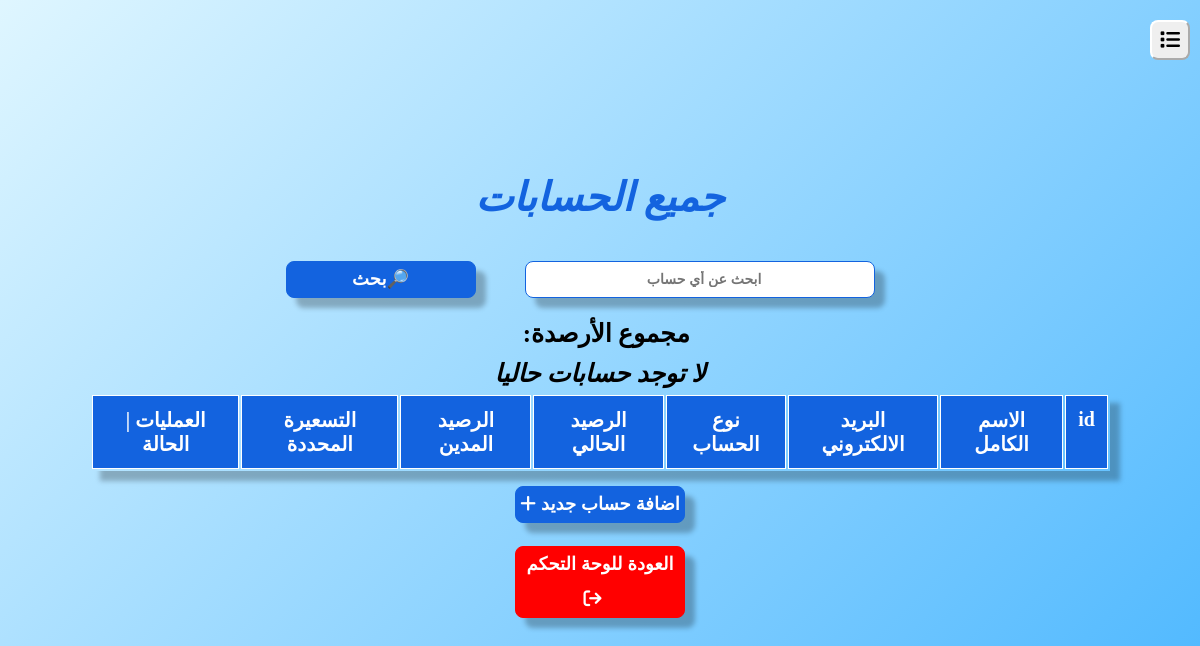
The app's page /allaccount.php, older data.
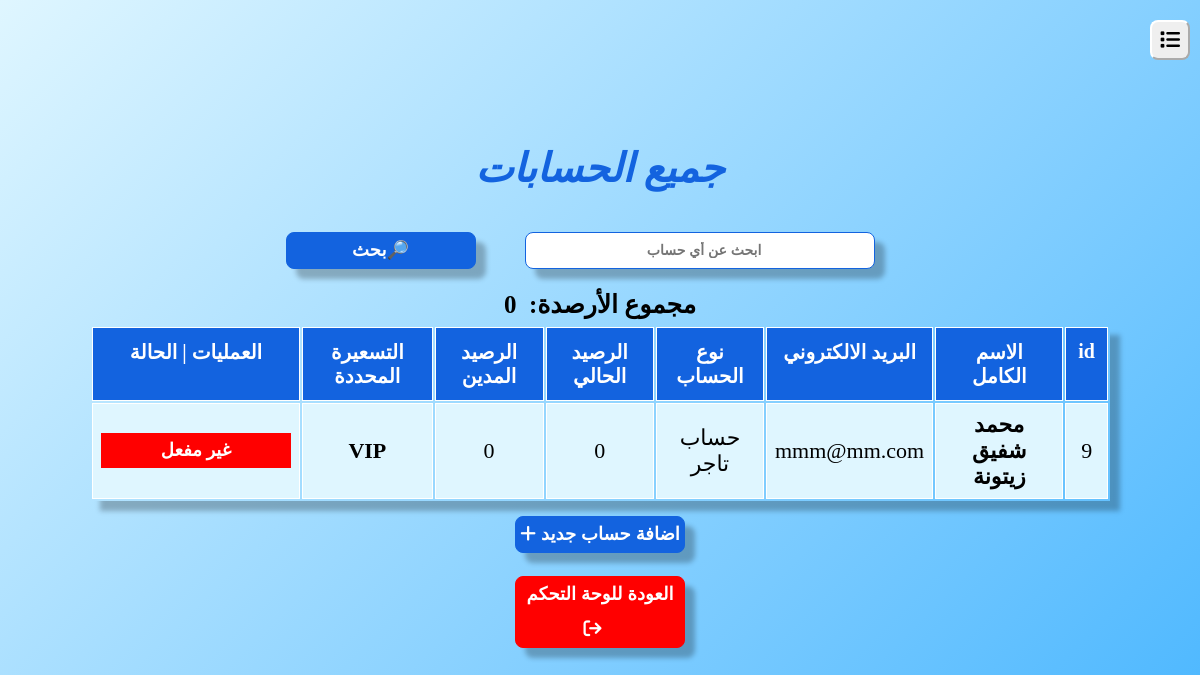
The same page, newer data.
### tables this page shows
CREATE TABLE `allaccount` (
  `id` int(11) NOT NULL,
  `fullname` varchar(200) NOT NULL,
  `a_email` varchar(200) NOT NULL,
  `a_password` varchar(100) NOT NULL,
  `a_address` varchar(250) NOT NULL,
  `a_phone` bigint(20) NOT NULL,
  `kind` tinyint(1) NOT NULL,
  `real_cash` int(11) NOT NULL DEFAULT 0,
  `image_cash` int(11) NOT NULL DEFAULT 0,
  `deff_id` int(11) NOT NULL,
  `status` tinyint(1) NOT NULL DEFAULT 0
);

CREATE TABLE `price_type` (
  `deff_id` int(11) NOT NULL,
  `price_type_name` varchar(200) NOT NULL,
  `status` tinyint(1) NOT NULL DEFAULT 0
);

### accountselect.php (the view, shortened to what this page needs)
<?php
include 'conn.php';
$sql = "SELECT * FROM allaccount WHERE kind = 0";
$query = mysqli_query($conn, $sql);
if (mysqli_num_rows($query) > 0) {
    while ($result = mysqli_fetch_assoc($query)) {
        $id = $result['id'];
        $deff = $result['deff_id'];
?>
        <tr>
            <td data-label="id"><?php echo $result['id']; ?></td>
            <td data-label="الاسم الكامل"><a href="profile.php?id=<?php echo $result['id']; ?>" style="text-decoration: none; color: black; font-weight: bolder;"><?php echo $result['fullname']; ?></a></td>
            <td data-label="البريد الالكتروني"><?php echo $result['a_email']; ?></td>
            <td data-label="نوع الحساب"><?php echo "حساب تاجر"; ?></td>
            <td data-label="الرصيد الحالي"><?php echo $result['real_cash']; ?></td>
            <td data-label="الرصيد المدين"><?php echo $result['image_cash']; ?></td>
            <td data-label="التسعيرة المحددة">
                <?php
                    $sql2 = "SELECT * FROM price_type WHERE deff_id = '$deff'";
                    $query2 = mysqli_query($conn,$sql2);
                        while($res = mysqli_fetch_assoc($query2)){
                            ?>
                            <a href="factory_management.php?id=<?php echo $deff;?>" style="text-decoration: none; color: black; font-weight: bolder;"><?php echo $name = $res['price_type_name'];?></a>
                            <?php
                        }
                ?>
            </td>
            <td data-label="العمليات | الحالة">
                <?php
                if ($result['status'] == 1) {
                    echo "<a href='accountstatus.php?id=$id' class='btn' style='width: 190px;'>" . "مفعل" . "</a>";
                } else {
                    echo "<a href='accountdown.php?id=$id' class='btn' style='background-color:red; width: 190px;'>غير مفعل</a>";
                }
                ?>
            </td>
        </tr>
<?php
    }
} else {
    echo "<div style='text-align:center; padding:5px; font-size: 25px; font-weight:bold; font-style:italic;'>" . "لا توجد حسابات حاليا" . "</div>";
}
?>

### allaccount.php (shortened to what this page needs)
<!DOCTYPE html>
<html lang="en">
<head>
    <link rel="stylesheet" href="https://cdnjs.cloudflare.com/ajax/libs/font-awesome/6.4.0/css/all.min.css" />
    <link rel="stylesheet" href="css/wakeelstyle.css">
    <link rel="stylesheet" href="css/dashboardstyle.css">
</head>
<body dir="rtl">
    <?php
    include 'sidebar.php';
    ?>
    <div class="table-container">
        <h1 class="heading">جميع الحسابات</h1>
        <form action="allaccount.php" method="POST">
            <input type="search" name="name" placeholder=" ابحث عن أي حساب" style="
    width: 350px;
    margin-right:40px;
    line-height: 35px;
    display: inline-block;
    background-color: white;
    font-weight: bolder;
    text-align: center;
    vertical-align: middle;
    user-select: none;
    border: 1px solid #1363DF;
    border-radius: 8px;
    font-size: 14px;
    opacity: 1;
    margin-bottom: 15px;
    box-shadow: 10px 10px 5px rgba(0, 0, 0, 0.25);">
            <input type="submit" name="search" class="bt" value="🔎بحث" style="
    width: 190px;
    margin-right:45px;
    text-decoration: none;
    border-radius: 8px;
    line-height: 35px;
    display: inline-block;
    background-color: #1363DF;
    font-weight: bolder;
    color: white;
    text-align: center;
    vertical-align: middle;
    user-select: none;
    border: 1px solid #1363DF;
    font-size: 18px;
    opacity: 1;
    margin-bottom: 15px;
    cursor: pointer;
    box-shadow: 10px 10px 5px rgba(0, 0, 0, 0.25);">
        </form>
        <?php
            include 'conn.php';
            $sql5 = "SELECT sum(real_cash) FROM allaccount WHERE kind = 0";
            $query5 = mysqli_query($conn,$sql5);
            while($res5 = mysqli_fetch_assoc($query5)){
                $r5 =  $res5['sum(real_cash)'];
            echo "<div style='padding:6px; font-size :25px; font-weight:bolder;'>";
            echo "مجموع الأرصدة:". "&ensp;" .$r5 ;
            echo"</div>";
            }
        ?>
        <table class="table">
            <thead>
                <tr>
                    <th>id</th>
                    <th>الاسم الكامل</th>
                    <th>البريد الالكتروني</th>
                    <th>نوع الحساب</th>
                    <th>الرصيد الحالي</th>
                    <th>الرصيد المدين</th>
                    <th>التسعيرة المحددة</th>
                    <th>العمليات | الحالة</th>
                </tr>
            </thead>
            <tbody>
                <?php
                include 'accountselect.php';
                ?>
            </tbody>
        </table>
        <button style="
    width: 170px;
    text-decoration: none;
    border-radius: 8px;
    line-height: 35px;
    display: inline-block;
    background-color: #1363DF;
    font-weight: bolder;
    color: white;
    text-align: center;
    vertical-align: middle;
    user-select: none;
    border: 1px solid #1363DF;
    font-size: 18px;
    opacity: 1;
    margin-bottom: 8px;
    cursor: pointer;
    margin-top: 15px;
    box-shadow: 10px 10px 5px rgba(0, 0, 0, 0.25);
        "><a href="addaccount.php" style="color: white; text-decoration: none;">
                اضافة حساب جديد <i class="fa fa-plus"></i></a>
        </button>
        <button style="
    width: 170px;
    text-decoration: none;
    border-radius: 8px;
    line-height: 35px;
    display: inline-block;
    background-color: red;
    font-weight: bolder;
    color: white;
    text-align: center;
    vertical-align: middle;
    user-select: none;
    border: 1px solid red;
    font-size: 18px;
    opacity: 1;
    margin-bottom: 8px;
    cursor: pointer;
    margin-top: 15px;
    box-shadow: 10px 10px 5px rgba(0, 0, 0, 0.25);
        ">
            <a href="dashboard.php" style="color: white; text-decoration: none;">
                العودة للوحة التحكم <i class="fa-solid fa-arrow-right-from-bracket" style="margin-right: 15px;"></i></a>
        </button>
    </div>
</body>
</html>

### sidebar.php (shortened to what this page needs)
<button onclick="menu()" class="btn1 menu-shown" id="btn1"><i class="fa fa-list"></i></button>

### css/wakeelstyle.css (style rules this page uses)
* { padding: 0; margin: 0; box-sizing: border-box; }
body { background: linear-gradient(100deg, #DFF6FF, #47B5FF); color: black; min-height: 100vh; display: flex; margin: 0; }
.table-container { min-width: 100%; display: flex; flex-direction: column; place-content: center; place-items: center; width: 60%; }
.heading { font-size: 40px; text-align: center; color: #1363DF; font-style: italic; margin-bottom: 40px; }
.table { width: 85%; box-shadow: 10px 10px 5px rgba(0, 0, 0, 0.25); }
.table thead { background-color: #1363DF; color: white; }
.table thead tr th { font-size: 20px; font-weight: bold; padding: 12px; opacity: 1; vertical-align: top; border: 1px solid white; }
.table tbody tr td { font-size: 22px; font-weight: normal; color: black; padding: 8px; text-align: center; border: 1px solid white; }
.table tbody tr td { background-color: #DFF6FF; }
.table tbody tr td .btn { width: 100px; text-decoration: none; line-height: 35px; display: inline-block; background-color: #1363DF; font-weight: bolder; color: white; text-align: center; vertical-align: middle; user-select: none; border: 2px solid none; font-size: 18px; opacity: 1; }

### css/dashboardstyle.css (style rules this page uses)
* { padding: 0; margin: 0; }
body { background: linear-gradient(135deg, #DFF6FF, #47B5FF); color: black; display: flex; min-height: 100vh; margin: 0; }
.btn1 { position: fixed; top: 20px; right: 10px; font-size: 20px; border-radius: 20%; border-color: white; padding: 2px; width: 40px; height: 40px; z-index: 3; transition: right 500ms; }

Row changes from the older to the newer data that the page shows:
added allaccount: id "9", fullname "محمد شفيق زيتونة", a_email "mmm@mm.com", real_cash "0", image_cash "0"
now on this page (row edited): price_type: price_type_name "VIP"
Text that changed along with them:
new list line: "مجموع الأرصدة: 0"
list line gone: "مجموع الأرصدة:"
text no longer shown: "لا توجد حسابات حاليا"
